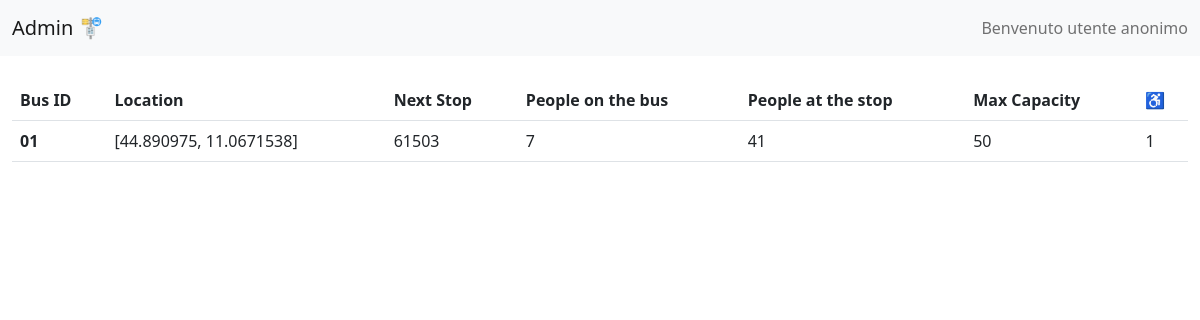
Before: /bus-admin with the older database file.
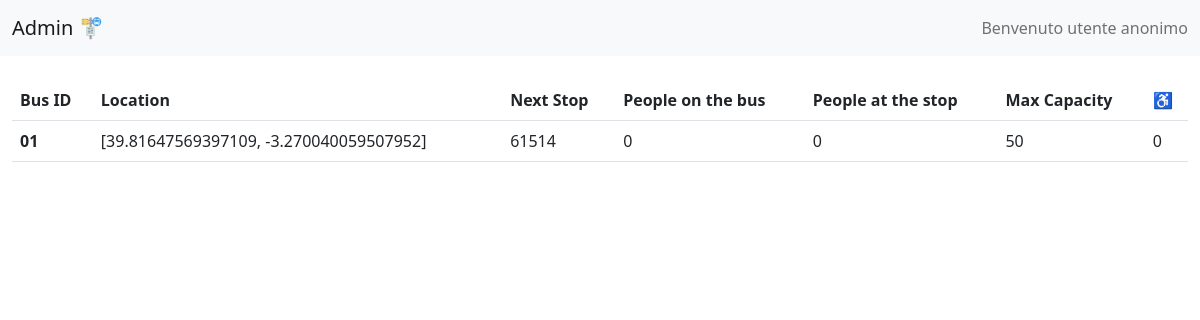
After: the same page with the newer database file.
### models.py (models this page shows, shortened)
class Bus(db.Model):
    __tablename__ = "buses"
    id = db.Column(db.String(10), primary_key=True)
    position = db.Column(db.String(80), unique=False, nullable=False)
    stop_id = db.Column(db.String(50), nullable=True)
    seatsCount = db.Column(db.Integer(), nullable=True)

class Stop(db.Model):
    __tablename__ = "stops"
    id = db.Column(db.String(10), primary_key=True)
    position = db.Column(db.String(80), unique=False, nullable=False)
    name = db.Column(db.String(50), nullable=True)
    people = db.Column(db.Integer(), nullable=True)
    hButton = db.Column(db.Integer(), nullable=True)

### app.py (the view)
@app.route("/bus-admin")
def admin():
    datasetBus=[]
    buses = Bus.query.all()
    for bus in buses:
        stop = Stop.query.filter_by(id = bus.stop_id).first()
        datasetBus.append({
            "id": bus.id,
            "loc": bus.position,
            "seats":int(bus.seatsCount),
            "next": stop.id,
            "hButton": stop.hButton,
            "people": int(stop.people) if stop.people != None else 0,
            "max": 50
        })
    return render_template('back.html', data=datasetBus, name = "Admin")

### app.py (called while the page is built)
@app.before_request
def session_handler():
    session.permanent = True
    app.permanent_session_lifetime = timedelta(minutes=1)

### templates/back.html (shortened to what this page needs)
{% extends 'baseof.html' %} {% block titlepage %}{{name}}{% endblock %}  {% block content %}
<table class="table">
  <thead>
    <tr>
      <th scope="col">Bus ID</th>
      <th scope="col">Location</th>
      <th scope="col">Next Stop</th>
      <th scope="col">People on the bus</th>
      <th scope="col">People at the stop</th>
      <th scope="col">Max Capacity</th>
      <th scope="col">♿️</th>
    </tr>
  </thead>
  <tbody>
    {%for bus in data%}
    <tr {%if bus.seats + bus.people > bus.max %}class="table-danger"{%endif%}</tr>
      <th scope="row">{{bus.id}}</th>
      <td>{{bus.loc}}</td>
      <td>{{bus.next}}</td>
      <td>{{bus.seats}}</td>
      <td>{{bus.people}}</td>
      <td>{{bus.max}}</td>
      <td>{{bus.hButton}}</td>
    </tr>
    {%endfor%}
  </tbody>
</table>
{% endblock %}

Changed rows visible on the page:
no longer on this page (row edited): Stop: next "61503"
now on this page (row unchanged): Stop: next "61514"
Other visible differences:
new list line: "01 [39.81647569397109, -3.270040059507952]"
new list line: "0 0 50 0"
list line gone: "01 [44.890975, 11.0671538]"
list line gone: "7 41 50 1"
